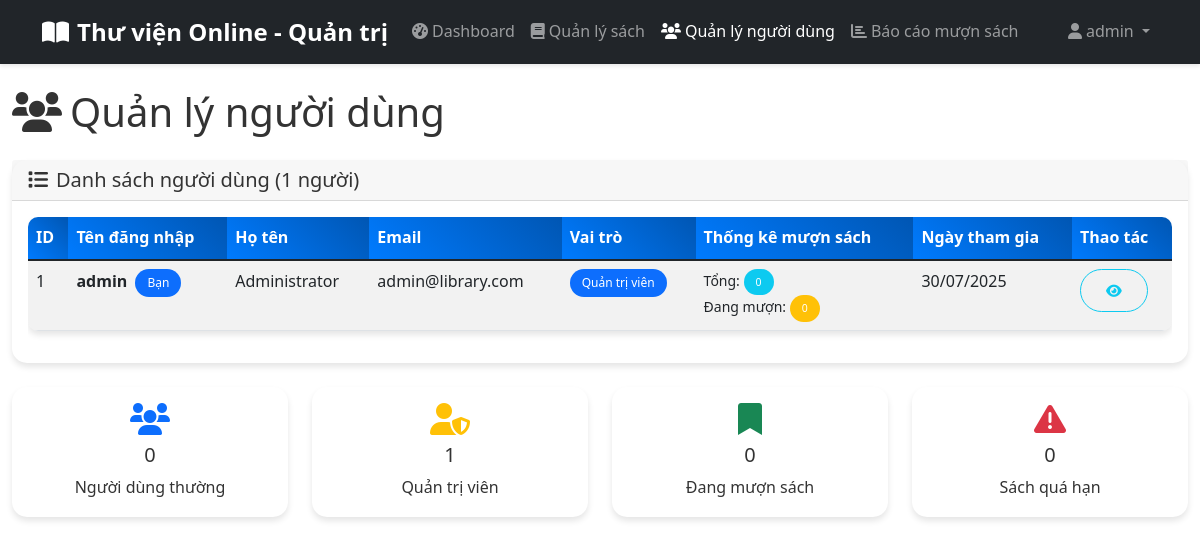
/admin/manage_users.php (signed in), run on the app's committed database.
### tables this page shows
CREATE TABLE users (
    id INT AUTO_INCREMENT PRIMARY KEY,
    username VARCHAR(50) UNIQUE NOT NULL,
    email VARCHAR(100) UNIQUE NOT NULL,
    password VARCHAR(255) NOT NULL,
    full_name VARCHAR(100) NOT NULL,
    role ENUM('user', 'admin') DEFAULT 'user',
    created_at TIMESTAMP DEFAULT CURRENT_TIMESTAMP,
    updated_at TIMESTAMP DEFAULT CURRENT_TIMESTAMP ON UPDATE CURRENT_TIMESTAMP
);

### admin/manage_users.php (the view, shortened to what this page needs)
<?php
require_once '../config/database.php';
$stmt = $conn->prepare("
    SELECT u.*,
           COUNT(br.id) as total_borrowings,
           COUNT(CASE WHEN br.status = 'borrowed' THEN 1 END) as active_borrowings,
           COUNT(CASE WHEN br.return_date < CURDATE() AND br.status = 'borrowed' THEN 1 END) as overdue_books
    FROM users u
    LEFT JOIN borrowings br ON u.id = br.user_id
    GROUP BY u.id
    ORDER BY u.created_at DESC
");
$stmt->execute();
$users = $stmt->fetchAll();
?>
<!DOCTYPE html>
<html lang="vi">
<head>
    <link href="https://cdn.jsdelivr.net/npm/bootstrap@5.1.3/dist/css/bootstrap.min.css" rel="stylesheet">
    <link href="https://cdnjs.cloudflare.com/ajax/libs/font-awesome/6.0.0/css/all.min.css" rel="stylesheet">
    <link href="../assets/css/style.css" rel="stylesheet">
</head>
<body>
    <nav class="navbar navbar-expand-lg navbar-dark bg-dark">
        <div class="container">
            <a class="navbar-brand" href="../index.php">
                <i class="fas fa-book-open me-2"></i>Thư viện Online - Quản trị
            </a>
            <div class="collapse navbar-collapse" id="navbarNav">
                <ul class="navbar-nav me-auto">
                    <li class="nav-item">
                        <a class="nav-link" href="index.php">
                            <i class="fas fa-tachometer-alt me-1"></i>Dashboard
                        </a>
                    </li>
                    <li class="nav-item">
                        <a class="nav-link" href="manage_books.php">
                            <i class="fas fa-book me-1"></i>Quản lý sách
                        </a>
                    </li>
                    <li class="nav-item">
                        <a class="nav-link active" href="manage_users.php">
                            <i class="fas fa-users me-1"></i>Quản lý người dùng
                        </a>
                    </li>
                    <li class="nav-item">
                        <a class="nav-link" href="borrowing_reports.php">
                            <i class="fas fa-chart-bar me-1"></i>Báo cáo mượn sách
                        </a>
                    </li>
                </ul>
                <ul class="navbar-nav">
                    <li class="nav-item dropdown">
                        <a class="nav-link dropdown-toggle" href="#" id="navbarDropdown" role="button" data-bs-toggle="dropdown">
                            <i class="fas fa-user me-1"></i><?php echo $_SESSION['username']; ?>
                        </a>
                    </li>
                </ul>
            </div>
        </div>
    </nav>
    <div class="container-fluid my-4">
        <div class="row">
            <div class="col-12">
                <h1 class="mb-4">
                    <i class="fas fa-users me-2"></i>Quản lý người dùng
                </h1>
                <div class="card">
                    <div class="card-header">
                        <h5 class="mb-0">
                            <i class="fas fa-list me-2"></i>Danh sách người dùng (<?php echo count($users); ?> người)
                        </h5>
                    </div>
                    <div class="card-body">
                        <?php if (empty($users)): ?>
                            <div class="text-center py-4">
                                <i class="fas fa-users fa-3x text-muted mb-3"></i>
                                <h5 class="text-muted">Chưa có người dùng nào</h5>
                                <p class="text-muted">Người dùng sẽ xuất hiện ở đây khi đăng ký!</p>
                            </div>
                        <?php else: ?>
                            <div class="table-responsive">
                                <table class="table table-striped table-hover">
                                    <thead class="table-dark">
                                        <tr>
                                            <th>ID</th>
                                            <th>Tên đăng nhập</th>
                                            <th>Họ tên</th>
                                            <th>Email</th>
                                            <th>Vai trò</th>
                                            <th>Thống kê mượn sách</th>
                                            <th>Ngày tham gia</th>
                                            <th>Thao tác</th>
                                        </tr>
                                    </thead>
                                    <tbody>
                                        <?php foreach ($users as $user): ?>
                                            <tr>
                                                <td><?php echo $user['id']; ?></td>
                                                <td>
                                                    <strong><?php echo htmlspecialchars($user['username']); ?></strong>
                                                    <?php if ($user['id'] == $_SESSION['user_id']): ?>
                                                        <span class="badge bg-primary ms-1">Bạn</span>
                                                    <?php endif; ?>
                                                </td>
                                                <td><?php echo htmlspecialchars($user['full_name']); ?></td>
                                                <td><?php echo htmlspecialchars($user['email']); ?></td>
                                                <td>
                                                    <?php if ($user['id'] == $_SESSION['user_id']): ?>
                                                        <span class="badge bg-primary"><?php echo $user['role'] == 'admin' ? 'Quản trị viên' : 'Người dùng'; ?></span>
                                                    <?php endif; ?>
                                                </td>
                                                <td>
                                                    <div class="small">
                                                        <div>Tổng: <span class="badge bg-info"><?php echo $user['total_borrowings']; ?></span></div>
                                                        <div>Đang mượn: <span class="badge bg-warning"><?php echo $user['active_borrowings']; ?></span></div>
                                                    </div>
                                                </td>
                                                <td><?php echo date('d/m/Y', strtotime($user['created_at'])); ?></td>
                                                <td>
                                                    <div class="btn-group" role="group">
                                                        <button type="button" class="btn btn-sm btn-outline-info"
                                                                onclick="viewUserDetails(<?php echo $user['id']; ?>)" title="Xem chi tiết">
                                                            <i class="fas fa-eye"></i>
                                                        </button>
                                                    </div>
                                                </td>
                                            </tr>
                                        <?php endforeach; ?>
                                    </tbody>
                                </table>
                            </div>
                        <?php endif; ?>
                    </div>
                </div>
                <div class="row mt-4">
                    <div class="col-md-3">
                        <div class="card text-center">
                            <div class="card-body">
                                <i class="fas fa-users fa-2x text-primary mb-2"></i>
                                <h5 class="card-title"><?php echo count(array_filter($users, function($u) { return $u['role'] == 'user'; })); ?></h5>
                                <p class="card-text">Người dùng thường</p>
                            </div>
                        </div>
                    </div>
                    <div class="col-md-3">
                        <div class="card text-center">
                            <div class="card-body">
                                <i class="fas fa-user-shield fa-2x text-warning mb-2"></i>
                                <h5 class="card-title"><?php echo count(array_filter($users, function($u) { return $u['role'] == 'admin'; })); ?></h5>
                                <p class="card-text">Quản trị viên</p>
                            </div>
                        </div>
                    </div>
                    <div class="col-md-3">
                        <div class="card text-center">
                            <div class="card-body">
                                <i class="fas fa-bookmark fa-2x text-success mb-2"></i>
                                <h5 class="card-title"><?php echo array_sum(array_column($users, 'active_borrowings')); ?></h5>
                                <p class="card-text">Đang mượn sách</p>
                            </div>
                        </div>
                    </div>
                    <div class="col-md-3">
                        <div class="card text-center">
                            <div class="card-body">
                                <i class="fas fa-exclamation-triangle fa-2x text-danger mb-2"></i>
                                <h5 class="card-title"><?php echo array_sum(array_column($users, 'overdue_books')); ?></h5>
                                <p class="card-text">Sách quá hạn</p>
                            </div>
                        </div>
                    </div>
                </div>
            </div>
        </div>
    </div>
</body>
</html>

### assets/css/style.css (style rules this page uses)
:root { --primary-color: #007bff; --secondary-color: #6c757d; --success-color: #28a745; --danger-color: #dc3545; --warning-color: #ffc107; --info-color: #17a2b8; --light-color: #f8f9fa; --dark-color: #343a40; }
body { font-family: 'Segoe UI', Tahoma, Geneva, Verdana, sans-serif; line-height: 1.6; color: #333; }
.card { border: none; border-radius: 15px; box-shadow: 0 4px 6px rgba(0, 0, 0, 0.1); transition: transform 0.3s ease, box-shadow 0.3s ease; }
.navbar { box-shadow: 0 2px 4px rgba(0, 0, 0, 0.1); }
.navbar-brand { font-weight: 700; font-size: 1.5rem; }
.btn { border-radius: 25px; padding: 10px 25px; font-weight: 500; transition: all 0.3s ease; }
.badge { padding: 8px 12px; border-radius: 20px; font-weight: 500; }
.table { border-radius: 10px; overflow: hidden; box-shadow: 0 4px 6px rgba(0, 0, 0, 0.1); }
.table thead th { background: linear-gradient(45deg, #007bff, #0056b3); color: white; border: none; font-weight: 600; }

### data on the page
users: id "1", username "admin", shows "Bạn", full_name "Administrator", email "admin@library.com", shows "Quản trị viên", total_borrowings "0", active_borrowings "0", created_at "30/07/2025", role "0", role "1"

### other printed values
$_SESSION['username'] "admin"
count($users) "1"
array_sum(array_column($users, 'active_borrowings')) "0"
array_sum(array_column($users, 'overdue_books')) "0"
